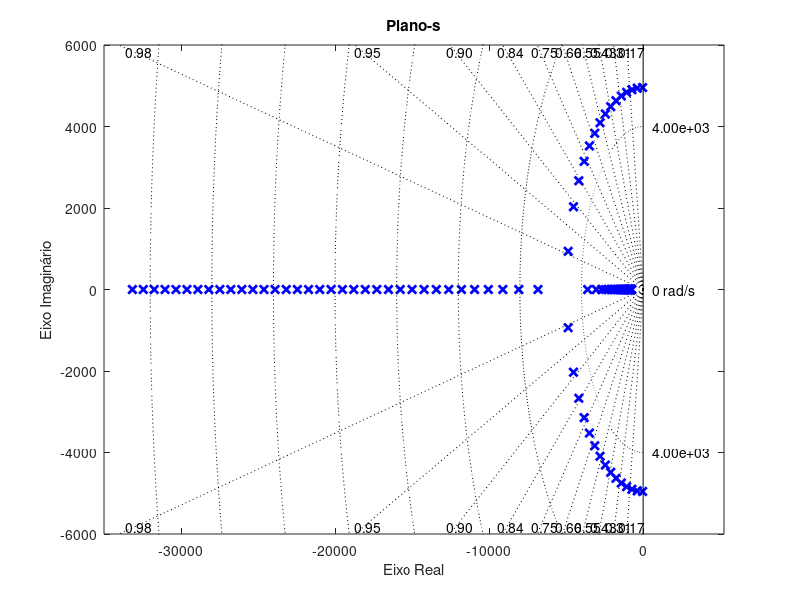

Source code (MATLAB):
close all %fecha todas as janelas
clear all %limpa memoria
clc %limpa command window
%% sistema de 1ordem
Rmin=40; %valor minimo do resistor (~45)
Rmax=20e3; %valor maximo do resistor (~20k)
L=590e-3; %valor da indutancia
C=69e-09; %valor do capacitor
wn=1/sqrt(L*C);
%%
Rrange=linspace(Rmin,Rmax,50); %define range de valores de resistores
p=zeros(2,numel(Rrange)); %aloca memoria para vetor de polos
for i=1:numel(Rrange) %loop percorrendo todos os valores de resistores
R=Rrange(i); %define valor do resistor
xi=R/(2*L*wn); %calcula coef de amortecimento
G=tf([wn^2],[1 2*xi*wn wn^2]); %define função de transferencia no formato G(s)=num/den
%% calcula polos para dado valor de resistencia
p(:,i)=pole(G);
end
figure %cria nova figura
plot(real(p(1,:)),imag(p(1,:)),'xb','LineWidth',2) %exibe polos 1
hold on
plot(real(p(2,:)),imag(p(2,:)),'xb','LineWidth',2) %exibe polos 2
sgrid %mostra grid do plano-s 
xlabel('Eixo Real') %label do eixo x
ylabel('Eixo Imaginário') %label do eixo y
title('Plano-s') %titulo da figura